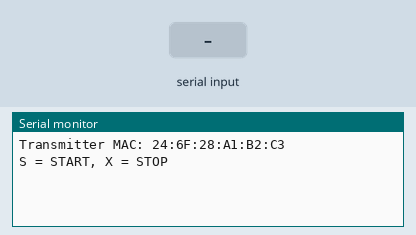
This sketch was run on a simulated ESP32. Parts: the last lines printed to the serial monitor. The test bench sets the inputs (shaded band).

Above: at 1.2 s.
1.3 s: "S" received over Serial
At 2.0 s:
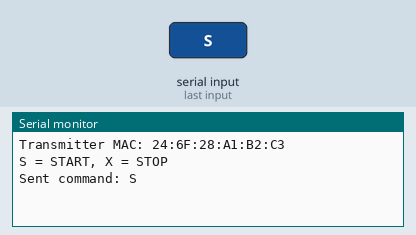
3.0 s: "X" received over Serial
At 4.5 s:
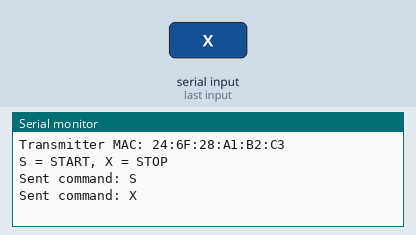

The sketch:

transmiter.ino
```cpp
#include <WiFi.h>
#include <esp_now.h>

// ============================================================
// SETTINGS
// ============================================================

const uint8_t CAR_MAC[6] = {0x30, 0x30, 0xF9, 0x34, 0x77, 0x30};

bool running = false;
unsigned long lastSend = 0;

void setup() {
  Serial.begin(115200);

  WiFi.mode(WIFI_STA);
  WiFi.setChannel(1);

  Serial.print("Transmitter MAC: ");
  Serial.println(WiFi.macAddress());

  if (esp_now_init() != ESP_OK) {
    Serial.println("ESP-NOW initialization failed");
    return;
  }

  esp_now_peer_info_t peer = {};
  memcpy(peer.peer_addr, CAR_MAC, 6);
  peer.channel = 1;
  peer.encrypt = false;

  if (esp_now_add_peer(&peer) != ESP_OK) {
    Serial.println("Failed to add peer");
    return;
  }

  Serial.println("S = START, X = STOP");
}

void loop() {
  if (Serial.available()) {
    char command = Serial.read();

    if (command == 'S' || command == 'X') {
      uint8_t message = command;

      for (int i = 0; i < 5; i++) {
        esp_err_t result = esp_now_send(CAR_MAC, &message, 1);

        if (result != ESP_OK) {
          Serial.print("Send error: ");
          Serial.println(result);
        }

        delay(40);
      }

      Serial.print("Sent command: ");
      Serial.println(command);
    }
  }
}
```

Measured:
- after the input at 1.3 s, the serial monitor: prints a new line after 0.20 s (image 1)
- after the input at 3.0 s, the serial monitor: prints a new line after 0.20 s (image 2)
